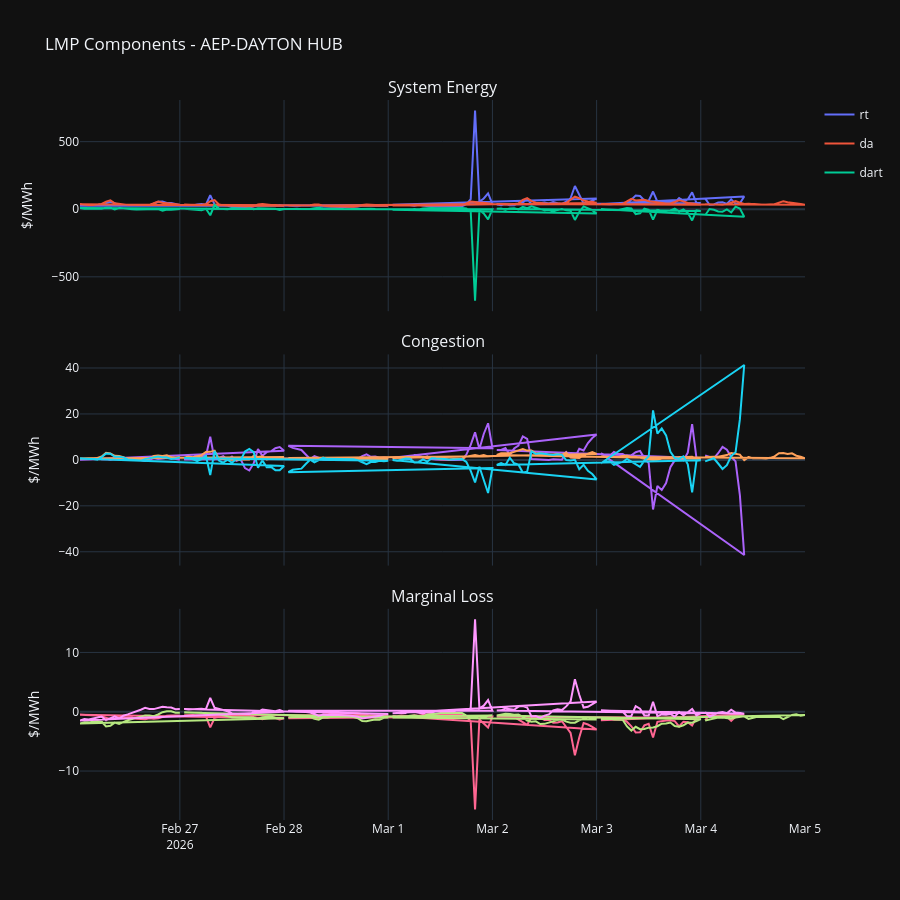
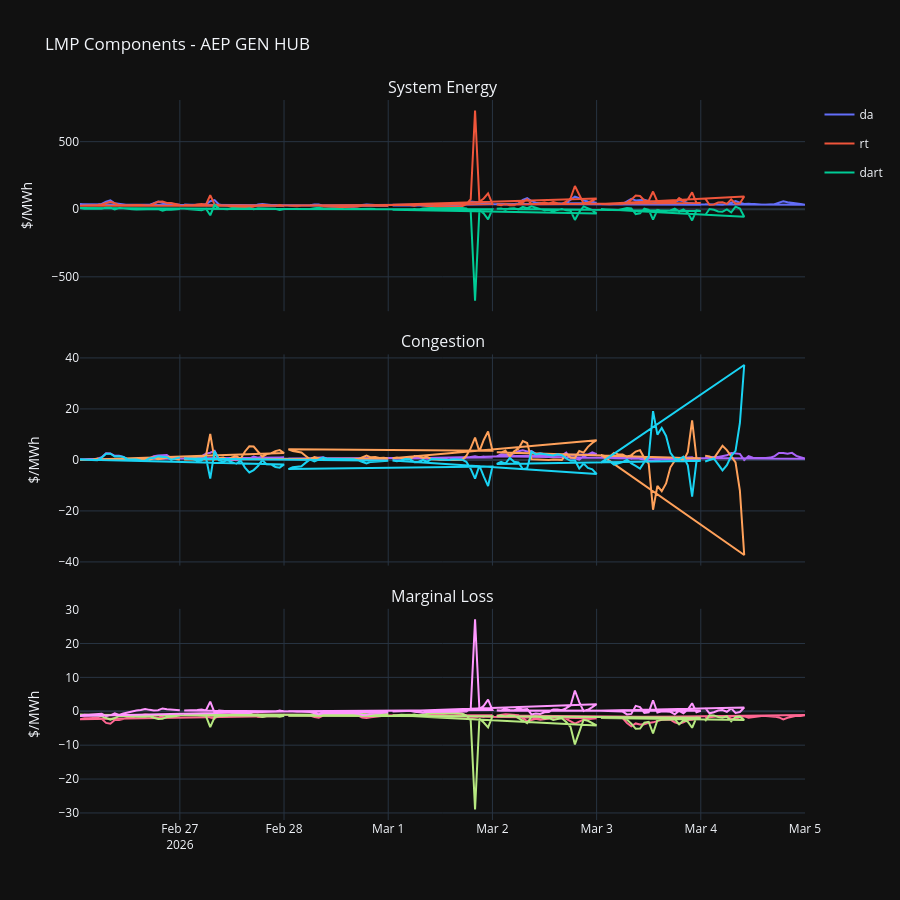
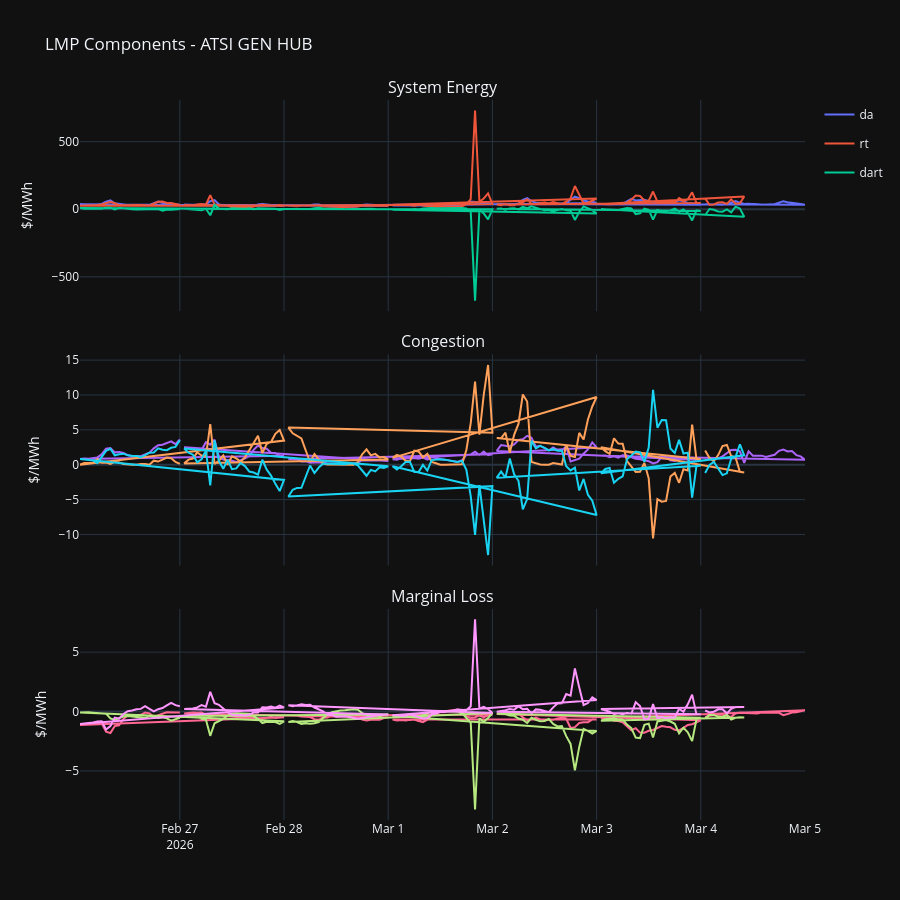
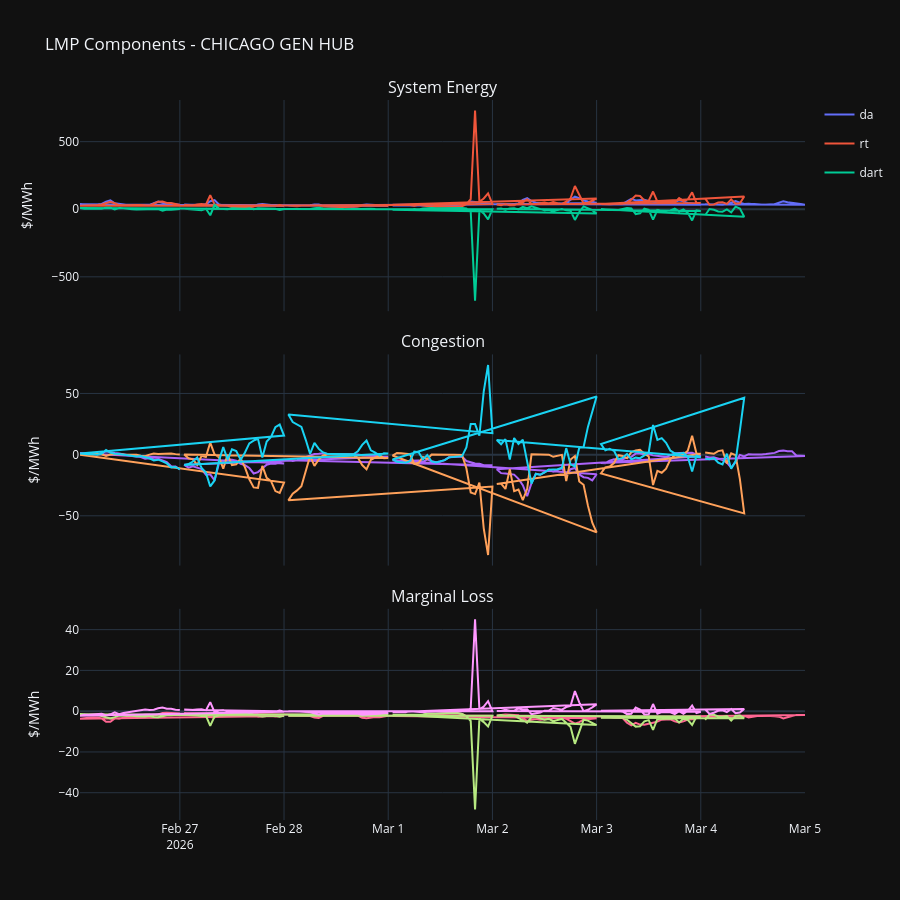

The notebook cell these images were saved under, in order:
### Markdown cell above
## LMP Components (Energy, Congestion, Loss) by Hub

### Code cell
components = ["lmp_system_energy_price", "lmp_congestion_price", "lmp_marginal_loss_price"]
component_labels = ["System Energy", "Congestion", "Marginal Loss"]

for hub in df["hub"].unique():
    df_hub = df[df["hub"] == hub]

    fig = make_subplots(
        rows=len(components), cols=1,
        shared_xaxes=True,
        subplot_titles=component_labels,
        vertical_spacing=0.06,
    )

    for i, (comp, label) in enumerate(zip(components, component_labels), start=1):
        for market in df_hub["market"].unique():
            df_slice = df_hub[df_hub["market"] == market]
            fig.add_trace(
                go.Scatter(
                    x=df_slice["datetime"],
                    y=df_slice[comp],
                    name=f"{market}",
                    legendgroup=market,
                    showlegend=(i == 1),
                ),
                row=i, col=1,
            )
        fig.update_yaxes(title_text="$/MWh", row=i, col=1)

    fig.update_layout(
        title=f"LMP Components - {hub}",
        template="plotly_dark",
        height=300 * len(components),
    )
    fig.show()

### Figure 1 — Plotly figure (JSON) as saved in the notebook; plotly's stock layout.template omitted (floating-point values rounded to 4 significant figures; data arrays with more than 128 entries replaced by an {"elided": "..."} marker saying what was removed)
{"data": [{"legendgroup": "rt", "name": "rt", "showlegend": true, "type": "scatter", "x": {"elided": "154 str values"}, "xaxis": "x", "y": {"elided": "154 float values"}, "yaxis": "y"}, {"legendgroup": "da", "name": "da", "showlegend": true, "type": "scatter", "x": {"elided": "168 str values"}, "xaxis": "x", "y": {"elided": "168 float values"}, "yaxis": "y"}, {"legendgroup": "dart", "name": "dart", "showlegend": true, "type": "scatter", "x": {"elided": "154 str values"}, "xaxis": "x", "y": {"elided": "154 float values"}, "yaxis": "y"}, {"legendgroup": "rt", "name": "rt", "showlegend": false, "type": "scatter", "x": {"elided": "154 str values"}, "xaxis": "x2", "y": {"elided": "154 float values"}, "yaxis": "y2"}, {"legendgroup": "da", "name": "da", "showlegend": false, "type": "scatter", "x": {"elided": "168 str values"}, "xaxis": "x2", "y": {"elided": "168 float values"}, "yaxis": "y2"}, {"legendgroup": "dart", "name": "dart", "showlegend": false, "type": "scatter", "x": {"elided": "154 str values"}, "xaxis": "x2", "y": {"elided": "154 float values"}, "yaxis": "y2"}, {"legendgroup": "rt", "name": "rt", "showlegend": false, "type": "scatter", "x": {"elided": "154 str values"}, "xaxis": "x3", "y": {"elided": "154 float values"}, "yaxis": "y3"}, {"legendgroup": "da", "name": "da", "showlegend": false, "type": "scatter", "x": {"elided": "168 str values"}, "xaxis": "x3", "y": {"elided": "168 float values"}, "yaxis": "y3"}, {"legendgroup": "dart", "name": "dart", "showlegend": false, "type": "scatter", "x": {"elided": "154 str values"}, "xaxis": "x3", "y": {"elided": "154 float values"}, "yaxis": "y3"}], "layout": {"annotations": [{"font": {"size": 16}, "showarrow": false, "text": "System Energy", "x": 0.5, "xanchor": "center", "xref": "paper", "y": 1, "yanchor": "bottom", "yref": "paper"}, {"font": {"size": 16}, "showarrow": false, "text": "Congestion", "x": 0.5, "xanchor": "center", "xref": "paper", "y": 0.6467, "yanchor": "bottom", "yref": "paper"}, {"font": {"size": 16}, "showarrow": false, "text": "Marginal Loss", "x": 0.5, "xanchor": "center", "xref": "paper", "y": 0.2933, "yanchor": "bottom", "yref": "paper"}], "height": 900, "title": {"text": "LMP Components - AEP-DAYTON HUB"}, "xaxis": {"anchor": "y", "domain": [0, 1], "matches": "x3", "showticklabels": false}, "xaxis2": {"anchor": "y2", "domain": [0, 1], "matches": "x3", "showticklabels": false}, "xaxis3": {"anchor": "y3", "domain": [0, 1]}, "yaxis": {"anchor": "x", "domain": [0.7067, 1], "title": {"text": "$/MWh"}}, "yaxis2": {"anchor": "x2", "domain": [0.3533, 0.6467], "title": {"text": "$/MWh"}}, "yaxis3": {"anchor": "x3", "domain": [0, 0.2933], "title": {"text": "$/MWh"}}}}

### Figure 2 — Plotly figure (JSON) as saved in the notebook; plotly's stock layout.template omitted (floating-point values rounded to 4 significant figures; data arrays with more than 128 entries replaced by an {"elided": "..."} marker saying what was removed)
{"data": [{"legendgroup": "da", "name": "da", "showlegend": true, "type": "scatter", "x": {"elided": "168 str values"}, "xaxis": "x", "y": {"elided": "168 float values"}, "yaxis": "y"}, {"legendgroup": "rt", "name": "rt", "showlegend": true, "type": "scatter", "x": {"elided": "154 str values"}, "xaxis": "x", "y": {"elided": "154 float values"}, "yaxis": "y"}, {"legendgroup": "dart", "name": "dart", "showlegend": true, "type": "scatter", "x": {"elided": "154 str values"}, "xaxis": "x", "y": {"elided": "154 float values"}, "yaxis": "y"}, {"legendgroup": "da", "name": "da", "showlegend": false, "type": "scatter", "x": {"elided": "168 str values"}, "xaxis": "x2", "y": {"elided": "168 float values"}, "yaxis": "y2"}, {"legendgroup": "rt", "name": "rt", "showlegend": false, "type": "scatter", "x": {"elided": "154 str values"}, "xaxis": "x2", "y": {"elided": "154 float values"}, "yaxis": "y2"}, {"legendgroup": "dart", "name": "dart", "showlegend": false, "type": "scatter", "x": {"elided": "154 str values"}, "xaxis": "x2", "y": {"elided": "154 float values"}, "yaxis": "y2"}, {"legendgroup": "da", "name": "da", "showlegend": false, "type": "scatter", "x": {"elided": "168 str values"}, "xaxis": "x3", "y": {"elided": "168 float values"}, "yaxis": "y3"}, {"legendgroup": "rt", "name": "rt", "showlegend": false, "type": "scatter", "x": {"elided": "154 str values"}, "xaxis": "x3", "y": {"elided": "154 float values"}, "yaxis": "y3"}, {"legendgroup": "dart", "name": "dart", "showlegend": false, "type": "scatter", "x": {"elided": "154 str values"}, "xaxis": "x3", "y": {"elided": "154 float values"}, "yaxis": "y3"}], "layout": {"annotations": [{"font": {"size": 16}, "showarrow": false, "text": "System Energy", "x": 0.5, "xanchor": "center", "xref": "paper", "y": 1, "yanchor": "bottom", "yref": "paper"}, {"font": {"size": 16}, "showarrow": false, "text": "Congestion", "x": 0.5, "xanchor": "center", "xref": "paper", "y": 0.6467, "yanchor": "bottom", "yref": "paper"}, {"font": {"size": 16}, "showarrow": false, "text": "Marginal Loss", "x": 0.5, "xanchor": "center", "xref": "paper", "y": 0.2933, "yanchor": "bottom", "yref": "paper"}], "height": 900, "title": {"text": "LMP Components - AEP GEN HUB"}, "xaxis": {"anchor": "y", "domain": [0, 1], "matches": "x3", "showticklabels": false}, "xaxis2": {"anchor": "y2", "domain": [0, 1], "matches": "x3", "showticklabels": false}, "xaxis3": {"anchor": "y3", "domain": [0, 1]}, "yaxis": {"anchor": "x", "domain": [0.7067, 1], "title": {"text": "$/MWh"}}, "yaxis2": {"anchor": "x2", "domain": [0.3533, 0.6467], "title": {"text": "$/MWh"}}, "yaxis3": {"anchor": "x3", "domain": [0, 0.2933], "title": {"text": "$/MWh"}}}}

### Figure 3 — Plotly figure (JSON) as saved in the notebook; plotly's stock layout.template omitted (floating-point values rounded to 4 significant figures; data arrays with more than 128 entries replaced by an {"elided": "..."} marker saying what was removed)
{"data": [{"legendgroup": "da", "name": "da", "showlegend": true, "type": "scatter", "x": {"elided": "168 str values"}, "xaxis": "x", "y": {"elided": "168 float values"}, "yaxis": "y"}, {"legendgroup": "rt", "name": "rt", "showlegend": true, "type": "scatter", "x": {"elided": "154 str values"}, "xaxis": "x", "y": {"elided": "154 float values"}, "yaxis": "y"}, {"legendgroup": "dart", "name": "dart", "showlegend": true, "type": "scatter", "x": {"elided": "154 str values"}, "xaxis": "x", "y": {"elided": "154 float values"}, "yaxis": "y"}, {"legendgroup": "da", "name": "da", "showlegend": false, "type": "scatter", "x": {"elided": "168 str values"}, "xaxis": "x2", "y": {"elided": "168 float values"}, "yaxis": "y2"}, {"legendgroup": "rt", "name": "rt", "showlegend": false, "type": "scatter", "x": {"elided": "154 str values"}, "xaxis": "x2", "y": {"elided": "154 float values"}, "yaxis": "y2"}, {"legendgroup": "dart", "name": "dart", "showlegend": false, "type": "scatter", "x": {"elided": "154 str values"}, "xaxis": "x2", "y": {"elided": "154 float values"}, "yaxis": "y2"}, {"legendgroup": "da", "name": "da", "showlegend": false, "type": "scatter", "x": {"elided": "168 str values"}, "xaxis": "x3", "y": {"elided": "168 float values"}, "yaxis": "y3"}, {"legendgroup": "rt", "name": "rt", "showlegend": false, "type": "scatter", "x": {"elided": "154 str values"}, "xaxis": "x3", "y": {"elided": "154 float values"}, "yaxis": "y3"}, {"legendgroup": "dart", "name": "dart", "showlegend": false, "type": "scatter", "x": {"elided": "154 str values"}, "xaxis": "x3", "y": {"elided": "154 float values"}, "yaxis": "y3"}], "layout": {"annotations": [{"font": {"size": 16}, "showarrow": false, "text": "System Energy", "x": 0.5, "xanchor": "center", "xref": "paper", "y": 1, "yanchor": "bottom", "yref": "paper"}, {"font": {"size": 16}, "showarrow": false, "text": "Congestion", "x": 0.5, "xanchor": "center", "xref": "paper", "y": 0.6467, "yanchor": "bottom", "yref": "paper"}, {"font": {"size": 16}, "showarrow": false, "text": "Marginal Loss", "x": 0.5, "xanchor": "center", "xref": "paper", "y": 0.2933, "yanchor": "bottom", "yref": "paper"}], "height": 900, "title": {"text": "LMP Components - ATSI GEN HUB"}, "xaxis": {"anchor": "y", "domain": [0, 1], "matches": "x3", "showticklabels": false}, "xaxis2": {"anchor": "y2", "domain": [0, 1], "matches": "x3", "showticklabels": false}, "xaxis3": {"anchor": "y3", "domain": [0, 1]}, "yaxis": {"anchor": "x", "domain": [0.7067, 1], "title": {"text": "$/MWh"}}, "yaxis2": {"anchor": "x2", "domain": [0.3533, 0.6467], "title": {"text": "$/MWh"}}, "yaxis3": {"anchor": "x3", "domain": [0, 0.2933], "title": {"text": "$/MWh"}}}}

### Figure 4 — Plotly figure (JSON) as saved in the notebook; plotly's stock layout.template omitted (floating-point values rounded to 4 significant figures; data arrays with more than 128 entries replaced by an {"elided": "..."} marker saying what was removed)
{"data": [{"legendgroup": "da", "name": "da", "showlegend": true, "type": "scatter", "x": {"elided": "168 str values"}, "xaxis": "x", "y": {"elided": "168 float values"}, "yaxis": "y"}, {"legendgroup": "rt", "name": "rt", "showlegend": true, "type": "scatter", "x": {"elided": "154 str values"}, "xaxis": "x", "y": {"elided": "154 float values"}, "yaxis": "y"}, {"legendgroup": "dart", "name": "dart", "showlegend": true, "type": "scatter", "x": {"elided": "154 str values"}, "xaxis": "x", "y": {"elided": "154 float values"}, "yaxis": "y"}, {"legendgroup": "da", "name": "da", "showlegend": false, "type": "scatter", "x": {"elided": "168 str values"}, "xaxis": "x2", "y": {"elided": "168 float values"}, "yaxis": "y2"}, {"legendgroup": "rt", "name": "rt", "showlegend": false, "type": "scatter", "x": {"elided": "154 str values"}, "xaxis": "x2", "y": {"elided": "154 float values"}, "yaxis": "y2"}, {"legendgroup": "dart", "name": "dart", "showlegend": false, "type": "scatter", "x": {"elided": "154 str values"}, "xaxis": "x2", "y": {"elided": "154 float values"}, "yaxis": "y2"}, {"legendgroup": "da", "name": "da", "showlegend": false, "type": "scatter", "x": {"elided": "168 str values"}, "xaxis": "x3", "y": {"elided": "168 float values"}, "yaxis": "y3"}, {"legendgroup": "rt", "name": "rt", "showlegend": false, "type": "scatter", "x": {"elided": "154 str values"}, "xaxis": "x3", "y": {"elided": "154 float values"}, "yaxis": "y3"}, {"legendgroup": "dart", "name": "dart", "showlegend": false, "type": "scatter", "x": {"elided": "154 str values"}, "xaxis": "x3", "y": {"elided": "154 float values"}, "yaxis": "y3"}], "layout": {"annotations": [{"font": {"size": 16}, "showarrow": false, "text": "System Energy", "x": 0.5, "xanchor": "center", "xref": "paper", "y": 1, "yanchor": "bottom", "yref": "paper"}, {"font": {"size": 16}, "showarrow": false, "text": "Congestion", "x": 0.5, "xanchor": "center", "xref": "paper", "y": 0.6467, "yanchor": "bottom", "yref": "paper"}, {"font": {"size": 16}, "showarrow": false, "text": "Marginal Loss", "x": 0.5, "xanchor": "center", "xref": "paper", "y": 0.2933, "yanchor": "bottom", "yref": "paper"}], "height": 900, "title": {"text": "LMP Components - CHICAGO GEN HUB"}, "xaxis": {"anchor": "y", "domain": [0, 1], "matches": "x3", "showticklabels": false}, "xaxis2": {"anchor": "y2", "domain": [0, 1], "matches": "x3", "showticklabels": false}, "xaxis3": {"anchor": "y3", "domain": [0, 1]}, "yaxis": {"anchor": "x", "domain": [0.7067, 1], "title": {"text": "$/MWh"}}, "yaxis2": {"anchor": "x2", "domain": [0.3533, 0.6467], "title": {"text": "$/MWh"}}, "yaxis3": {"anchor": "x3", "domain": [0, 0.2933], "title": {"text": "$/MWh"}}}}
